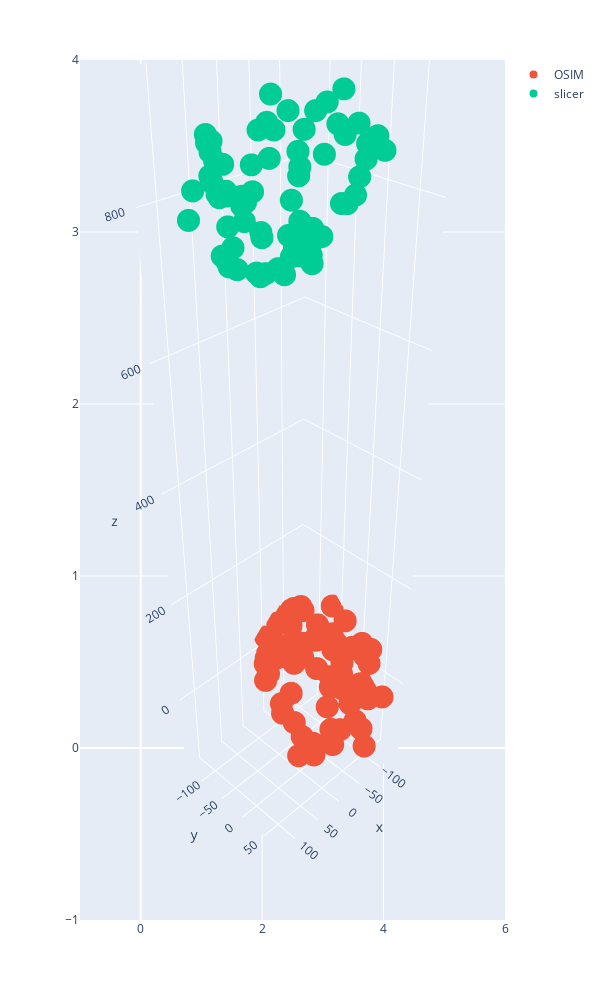

The notebook cell saved with this chart:
### Code cell
# Display the result
import plotly.express as px
import plotly.graph_objects as go
fig = px.scatter(width=600, height=1000)
fig.add_trace(go.Scatter3d(x = pelvis_osim_mark_mscl['r'], y = pelvis_osim_mark_mscl['a'], z=pelvis_osim_mark_mscl['s'], mode = 'markers', name = 'OSIM'))
fig.add_trace(go.Scatter3d(x = pelvis_result[:, 0],  y = pelvis_result[:,1], z=pelvis_result[:,2], mode = 'markers', name = 'slicer'))
fig.update_scenes(aspectmode="data" )
camera = dict(
    up=dict(x=0, y=0, z=1),
    center=dict(x=0, y=0, z=0),
    eye=dict(x=2, y=2, z=2)
)
fig.update_layout(scene_camera=camera)
fig.show()
